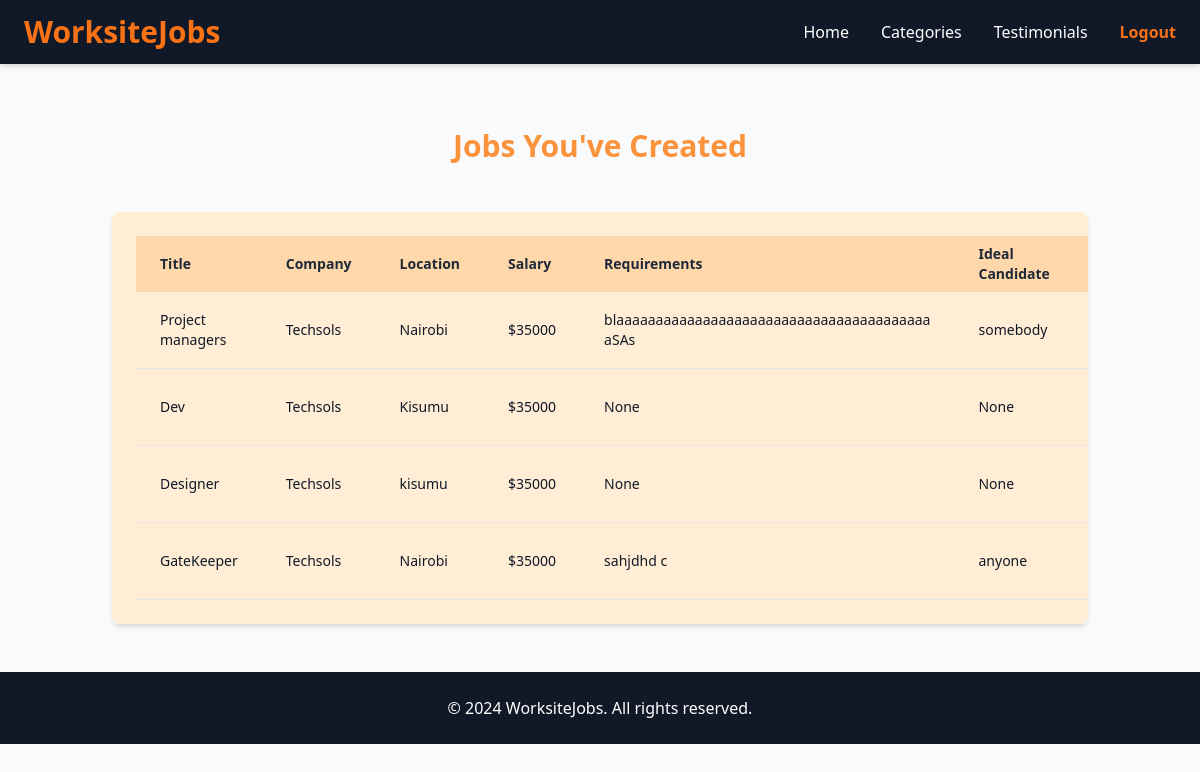
Page /manage_jobs (signed in) on the committed database.
### job/models.py (models this page shows, shortened)
class Job(models.Model):
    user = models.ForeignKey(User, on_delete=models.CASCADE)
    company = models.ForeignKey(Company, on_delete=models.CASCADE)
    title = models.CharField(max_length=100, null=True, blank=True)
    location = models.CharField(max_length=100, null=True, blank=True)
    salary = models.PositiveIntegerField(default=35000)
    requirement = models.TextField()
    ideal_candidate = models.TextField()
    is_available = models.BooleanField(default=True)
    timestamp = models.DateTimeField(auto_now_add=True)

### company/models.py (models this page shows, shortened)
class Company(models.Model):
    user = models.OneToOneField(User, on_delete=models.CASCADE)
    name = models.CharField(max_length=100, null=True, blank=True)
    est_date = models.PositiveIntegerField( null=True, blank=True)
    city = models.CharField(max_length=100, null=True, blank=True)
    state = models.CharField(max_length=100, null=True, blank=True)

### job/views.py (the view)
# urls.py: path('manage_jobs', views.manage_jobs, name='manage_jobs'),
def manage_jobs(request):
    jobs = Job.objects.filter(user=request.user, company=request.user.company)
    context = {'jobs': jobs}  # Use 'jobs' to match the template's key
    return render(request, 'job/manage_jobs.html', context)

### job/templates/job/manage_jobs.html (shortened to what this page needs)
{% extends 'job/base.html' %}
{% block content %}
<div class="container my-5 pt-20">
    <h1 class="text-center text-orange-400 font-bold text-3xl mb-5">
        Jobs You've Created
    </h1>
    {% if jobs %}
        <div class="overflow-x-auto bg-orange-100 rounded-lg shadow-md p-4">
            <table class="table-auto w-full max-w-5xl mx-auto text-sm">
                <thead>
                    <tr class="bg-orange-200 text-gray-800">
                        <th class="px-4 py-2 w-1/6">Title</th>
                        <th class="px-4 py-2 w-1/6">Company</th>
                        <th class="px-4 py-2 w-1/6">Location</th>
                        <th class="px-4 py-2 w-1/6">Salary</th>
                        <th class="px-4 py-2 w-1/4">Requirements</th>
                        <th class="px-4 py-2 w-1/6">Ideal Candidate</th>
                        <th class="px-4 py-2 w-1/8">Available</th>
                    </tr>
                </thead>
                <tbody>
                    {% for job in jobs %}
                    <tr class="border-b hover:bg-orange-50">
                        <td class="px-4 py-2">{{ job.title }}</td>
                        <td class="px-4 py-2">{{ job.company.name }}</td>
                        <td class="px-4 py-2">{{ job.location }}</td>
                        <td class="px-4 py-2">${{ job.salary }}</td>
                        <td class="px-4 py-2">
                            <div class="overflow-hidden text-ellipsis max-h-24 overflow-y-auto">
                                {{ job.requirement }}
                            </div>
                        </td>
                        <td class="px-4 py-2">
                            <div class="overflow-hidden text-ellipsis max-h-24 overflow-y-auto">
                                {{ job.ideal_candidate }}
                            </div>
                        </td>
                        <td class="px-4 py-2 text-center">
                        </td>
                    </tr>
                    {% endfor %}
                </tbody>
            </table>
        </div>
    {% else %}
        <p class="text-center text-gray-200 text-lg bg-gray-600 py-4 rounded-lg shadow-md">
            You have not created any jobs yet.
        </p>
    {% endif %}
</div>
{% endblock %}

### rows in the picture
Job: title "Project managers", company.name "Techsols", location "Nairobi", salary "35000", requirement "blaaaaaaaaaaaaaaaaaaaaaaaaaaaaaaaaaaaaaaaa aSAs", ideal_candidate "somebody"
Job: title "Dev", company.name "Techsols", location "Kisumu", salary "35000", requirement "None", ideal_candidate "None"
Job: title "Designer", company.name "Techsols", location "kisumu", salary "35000", requirement "None", ideal_candidate "None"
Job: title "GateKeeper", company.name "Techsols", location "Nairobi", salary "35000", requirement "sahjdhd c", ideal_candidate "anyone"
